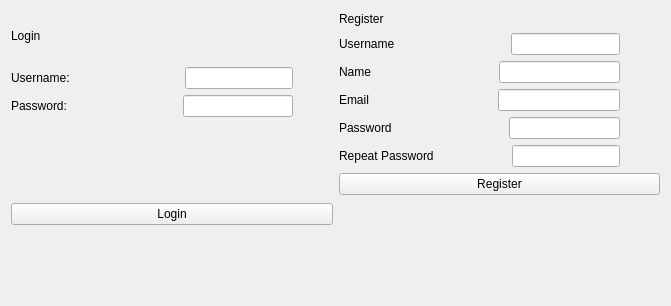
<?xml version="1.0" encoding="UTF-8"?>
<ui version="4.0">
 <class>chatWindow</class>
 <widget class="QWidget" name="chatWindow">
  <property name="geometry">
   <rect>
    <x>0</x>
    <y>0</y>
    <width>671</width>
    <height>306</height>
   </rect>
  </property>
  <property name="windowTitle">
   <string>HTML Converter</string>
  </property>
  <layout class="QGridLayout" name="gridLayout">
   <item row="1" column="1">
    <layout class="QHBoxLayout" name="horizontalLayout">
     <item>
      <layout class="QVBoxLayout" name="verticalLayout">
       <item>
        <layout class="QHBoxLayout" name="horizontalLayout_9">
         <item>
          <widget class="QLabel" name="label_9">
           <property name="text">
            <string>Login</string>
           </property>
          </widget>
         </item>
        </layout>
       </item>
       <item>
        <layout class="QHBoxLayout" name="horizontalLayout_2">
         <item>
          <widget class="QLabel" name="label">
           <property name="text">
            <string>Username:</string>
           </property>
          </widget>
         </item>
         <item>
          <spacer name="horizontalSpacer_8">
           <property name="orientation">
            <enum>Qt::Horizontal</enum>
           </property>
           <property name="sizeHint" stdset="0">
            <size>
             <width>40</width>
             <height>20</height>
            </size>
           </property>
          </spacer>
         </item>
         <item>
          <widget class="QLineEdit" name="usernameLoginEdit"/>
         </item>
         <item>
          <spacer name="horizontalSpacer">
           <property name="orientation">
            <enum>Qt::Horizontal</enum>
           </property>
           <property name="sizeType">
            <enum>QSizePolicy::Fixed</enum>
           </property>
           <property name="sizeHint" stdset="0">
            <size>
             <width>40</width>
             <height>20</height>
            </size>
           </property>
          </spacer>
         </item>
        </layout>
       </item>
       <item>
        <layout class="QHBoxLayout" name="horizontalLayout_3">
         <item>
          <widget class="QLabel" name="label_2">
           <property name="text">
            <string>Password:</string>
           </property>
          </widget>
         </item>
         <item>
          <spacer name="horizontalSpacer_9">
           <property name="orientation">
            <enum>Qt::Horizontal</enum>
           </property>
           <property name="sizeHint" stdset="0">
            <size>
             <width>40</width>
             <height>20</height>
            </size>
           </property>
          </spacer>
         </item>
         <item>
          <widget class="QLineEdit" name="passLoginEdit"/>
         </item>
         <item>
          <spacer name="horizontalSpacer_2">
           <property name="orientation">
            <enum>Qt::Horizontal</enum>
           </property>
           <property name="sizeType">
            <enum>QSizePolicy::Fixed</enum>
           </property>
           <property name="sizeHint" stdset="0">
            <size>
             <width>40</width>
             <height>20</height>
            </size>
           </property>
          </spacer>
         </item>
        </layout>
       </item>
       <item>
        <spacer name="verticalSpacer_3">
         <property name="orientation">
          <enum>Qt::Vertical</enum>
         </property>
         <property name="sizeType">
          <enum>QSizePolicy::Fixed</enum>
         </property>
         <property name="sizeHint" stdset="0">
          <size>
           <width>20</width>
           <height>80</height>
          </size>
         </property>
        </spacer>
       </item>
       <item>
        <widget class="QPushButton" name="loginBtn">
         <property name="text">
          <string>Login</string>
         </property>
        </widget>
       </item>
       <item>
        <spacer name="verticalSpacer">
         <property name="orientation">
          <enum>Qt::Vertical</enum>
         </property>
         <property name="sizeType">
          <enum>QSizePolicy::Fixed</enum>
         </property>
         <property name="sizeHint" stdset="0">
          <size>
           <width>20</width>
           <height>70</height>
          </size>
         </property>
        </spacer>
       </item>
      </layout>
     </item>
     <item>
      <layout class="QVBoxLayout" name="verticalLayout_2">
       <item>
        <layout class="QHBoxLayout" name="horizontalLayout_10">
         <item>
          <widget class="QLabel" name="label_8">
           <property name="text">
            <string>Register</string>
           </property>
          </widget>
         </item>
        </layout>
       </item>
       <item>
        <layout class="QHBoxLayout" name="horizontalLayout_8">
         <item>
          <widget class="QLabel" name="label_6">
           <property name="text">
            <string>Username</string>
           </property>
          </widget>
         </item>
         <item>
          <spacer name="horizontalSpacer_10">
           <property name="orientation">
            <enum>Qt::Horizontal</enum>
           </property>
           <property name="sizeHint" stdset="0">
            <size>
             <width>40</width>
             <height>20</height>
            </size>
           </property>
          </spacer>
         </item>
         <item>
          <widget class="QLineEdit" name="usernameRegisterEdit"/>
         </item>
         <item>
          <spacer name="horizontalSpacer_3">
           <property name="orientation">
            <enum>Qt::Horizontal</enum>
           </property>
           <property name="sizeType">
            <enum>QSizePolicy::Fixed</enum>
           </property>
           <property name="sizeHint" stdset="0">
            <size>
             <width>40</width>
             <height>20</height>
            </size>
           </property>
          </spacer>
         </item>
        </layout>
       </item>
       <item>
        <layout class="QHBoxLayout" name="horizontalLayout_7">
         <item>
          <widget class="QLabel" name="label_7">
           <property name="text">
            <string>Name</string>
           </property>
          </widget>
         </item>
         <item>
          <spacer name="horizontalSpacer_11">
           <property name="orientation">
            <enum>Qt::Horizontal</enum>
           </property>
           <property name="sizeHint" stdset="0">
            <size>
             <width>40</width>
             <height>20</height>
            </size>
           </property>
          </spacer>
         </item>
         <item>
          <widget class="QLineEdit" name="nameRegisterEdit"/>
         </item>
         <item>
          <spacer name="horizontalSpacer_4">
           <property name="orientation">
            <enum>Qt::Horizontal</enum>
           </property>
           <property name="sizeType">
            <enum>QSizePolicy::Fixed</enum>
           </property>
           <property name="sizeHint" stdset="0">
            <size>
             <width>40</width>
             <height>20</height>
            </size>
           </property>
          </spacer>
         </item>
        </layout>
       </item>
       <item>
        <layout class="QHBoxLayout" name="horizontalLayout_6">
         <item>
          <widget class="QLabel" name="label_5">
           <property name="text">
            <string>Email</string>
           </property>
          </widget>
         </item>
         <item>
          <spacer name="horizontalSpacer_12">
           <property name="orientation">
            <enum>Qt::Horizontal</enum>
           </property>
           <property name="sizeHint" stdset="0">
            <size>
             <width>40</width>
             <height>20</height>
            </size>
           </property>
          </spacer>
         </item>
         <item>
          <widget class="QLineEdit" name="emailRegisterEdit"/>
         </item>
         <item>
          <spacer name="horizontalSpacer_5">
           <property name="orientation">
            <enum>Qt::Horizontal</enum>
           </property>
           <property name="sizeType">
            <enum>QSizePolicy::Fixed</enum>
           </property>
           <property name="sizeHint" stdset="0">
            <size>
             <width>40</width>
             <height>20</height>
            </size>
           </property>
          </spacer>
         </item>
        </layout>
       </item>
       <item>
        <layout class="QHBoxLayout" name="horizontalLayout_5">
         <item>
          <widget class="QLabel" name="label_4">
           <property name="text">
            <string>Password</string>
           </property>
          </widget>
         </item>
         <item>
          <spacer name="horizontalSpacer_13">
           <property name="orientation">
            <enum>Qt::Horizontal</enum>
           </property>
           <property name="sizeHint" stdset="0">
            <size>
             <width>40</width>
             <height>20</height>
            </size>
           </property>
          </spacer>
         </item>
         <item>
          <widget class="QLineEdit" name="pass1RegisterEdit"/>
         </item>
         <item>
          <spacer name="horizontalSpacer_6">
           <property name="orientation">
            <enum>Qt::Horizontal</enum>
           </property>
           <property name="sizeType">
            <enum>QSizePolicy::Fixed</enum>
           </property>
           <property name="sizeHint" stdset="0">
            <size>
             <width>40</width>
             <height>20</height>
            </size>
           </property>
          </spacer>
         </item>
        </layout>
       </item>
       <item>
        <layout class="QHBoxLayout" name="horizontalLayout_4">
         <item>
          <widget class="QLabel" name="label_3">
           <property name="text">
            <string>Repeat Password</string>
           </property>
          </widget>
         </item>
         <item>
          <spacer name="horizontalSpacer_14">
           <property name="orientation">
            <enum>Qt::Horizontal</enum>
           </property>
           <property name="sizeHint" stdset="0">
            <size>
             <width>40</width>
             <height>20</height>
            </size>
           </property>
          </spacer>
         </item>
         <item>
          <widget class="QLineEdit" name="pass2RegisterEdit"/>
         </item>
         <item>
          <spacer name="horizontalSpacer_7">
           <property name="orientation">
            <enum>Qt::Horizontal</enum>
           </property>
           <property name="sizeType">
            <enum>QSizePolicy::Fixed</enum>
           </property>
           <property name="sizeHint" stdset="0">
            <size>
             <width>40</width>
             <height>20</height>
            </size>
           </property>
          </spacer>
         </item>
        </layout>
       </item>
       <item>
        <widget class="QPushButton" name="registerBtn">
         <property name="text">
          <string>Register</string>
         </property>
        </widget>
       </item>
       <item>
        <spacer name="verticalSpacer_2">
         <property name="orientation">
          <enum>Qt::Vertical</enum>
         </property>
         <property name="sizeType">
          <enum>QSizePolicy::Fixed</enum>
         </property>
         <property name="sizeHint" stdset="0">
          <size>
           <width>20</width>
           <height>100</height>
          </size>
         </property>
        </spacer>
       </item>
      </layout>
     </item>
    </layout>
   </item>
  </layout>
 </widget>
 <resources/>
 <connections/>
</ui>
